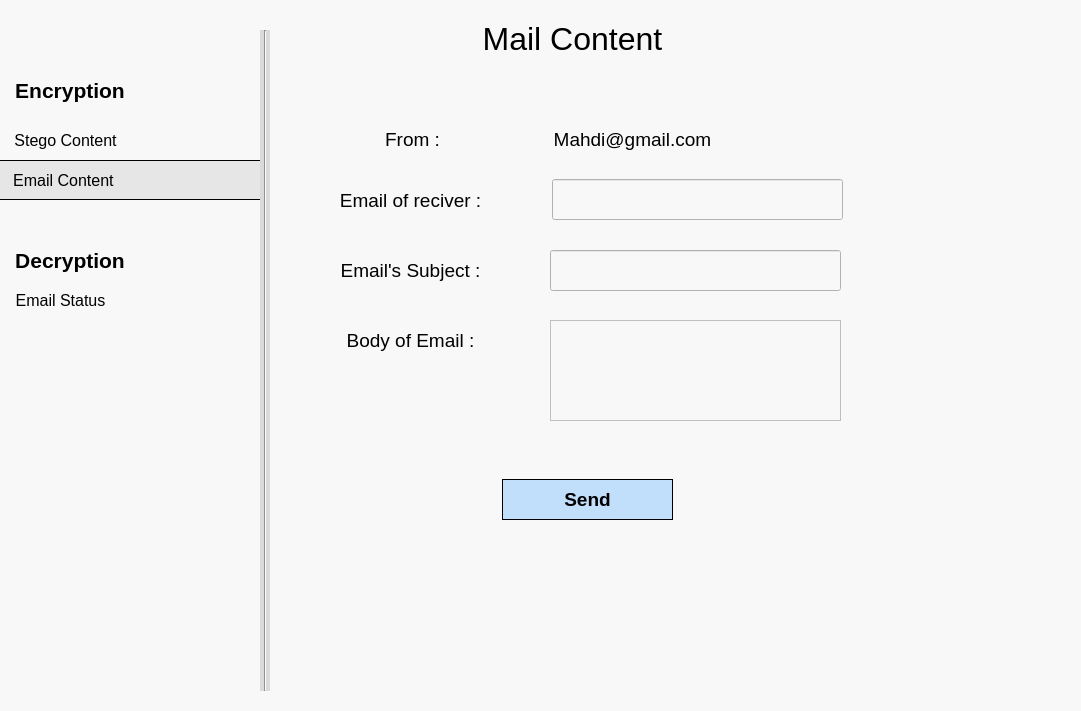
<?xml version="1.0" encoding="UTF-8"?>
<ui version="4.0">
 <class>Dialog</class>
 <widget class="QDialog" name="Dialog">
  <property name="geometry">
   <rect>
    <x>0</x>
    <y>0</y>
    <width>1081</width>
    <height>711</height>
   </rect>
  </property>
  <property name="windowTitle">
   <string>Dialog</string>
  </property>
  <property name="whatsThis">
   <string/>
  </property>
  <property name="styleSheet">
   <string notr="true">background-color: rgb(248, 248, 248);</string>
  </property>
  <widget class="QLabel" name="label">
   <property name="geometry">
    <rect>
     <x>310</x>
     <y>180</y>
     <width>201</width>
     <height>41</height>
    </rect>
   </property>
   <property name="text">
    <string>&lt;html&gt;&lt;head/&gt;&lt;body&gt;&lt;p align=&quot;center&quot;&gt;&lt;span style=&quot; font-size:14pt; color:#000000;&quot;&gt;Email of reciver :&lt;/span&gt;&lt;/p&gt;&lt;/body&gt;&lt;/html&gt;</string>
   </property>
  </widget>
  <widget class="QLabel" name="label_2">
   <property name="geometry">
    <rect>
     <x>310</x>
     <y>250</y>
     <width>201</width>
     <height>41</height>
    </rect>
   </property>
   <property name="text">
    <string>&lt;html&gt;&lt;head/&gt;&lt;body&gt;&lt;p align=&quot;center&quot;&gt;&lt;span style=&quot; font-size:14pt; color:#000000;&quot;&gt;Email's Subject :&lt;/span&gt;&lt;/p&gt;&lt;/body&gt;&lt;/html&gt;</string>
   </property>
  </widget>
  <widget class="QLabel" name="label_3">
   <property name="geometry">
    <rect>
     <x>310</x>
     <y>320</y>
     <width>201</width>
     <height>41</height>
    </rect>
   </property>
   <property name="text">
    <string>&lt;html&gt;&lt;head/&gt;&lt;body&gt;&lt;p align=&quot;center&quot;&gt;&lt;span style=&quot; font-size:14pt; color:#000000;&quot;&gt;Body of Email :&lt;/span&gt;&lt;/p&gt;&lt;/body&gt;&lt;/html&gt;</string>
   </property>
  </widget>
  <widget class="QLineEdit" name="ReciverEmail_lineEdit">
   <property name="geometry">
    <rect>
     <x>552</x>
     <y>179</y>
     <width>291</width>
     <height>41</height>
    </rect>
   </property>
   <property name="styleSheet">
    <string notr="true">background-color: rgb(248, 248, 248);</string>
   </property>
  </widget>
  <widget class="QLineEdit" name="EmailSubject_lineEdit">
   <property name="geometry">
    <rect>
     <x>550</x>
     <y>250</y>
     <width>291</width>
     <height>41</height>
    </rect>
   </property>
   <property name="styleSheet">
    <string notr="true">background-color: rgb(248, 248, 248);</string>
   </property>
  </widget>
  <widget class="QTextEdit" name="BodyOfEmail_textEdit">
   <property name="geometry">
    <rect>
     <x>550</x>
     <y>320</y>
     <width>291</width>
     <height>101</height>
    </rect>
   </property>
   <property name="styleSheet">
    <string notr="true">background-color: rgb(248, 248, 248);</string>
   </property>
  </widget>
  <widget class="QPushButton" name="SendMailContent_pushButton">
   <property name="geometry">
    <rect>
     <x>502</x>
     <y>479</y>
     <width>171</width>
     <height>41</height>
    </rect>
   </property>
   <property name="font">
    <font>
     <pointsize>14</pointsize>
     <weight>75</weight>
     <bold>true</bold>
    </font>
   </property>
   <property name="styleSheet">
    <string notr="true">border: 0.5px solid #000000;
background-color: rgb(138, 198, 253,0.5);</string>
   </property>
   <property name="text">
    <string>Send</string>
   </property>
  </widget>
  <widget class="QLabel" name="label_4">
   <property name="geometry">
    <rect>
     <x>312</x>
     <y>119</y>
     <width>201</width>
     <height>41</height>
    </rect>
   </property>
   <property name="text">
    <string>&lt;html&gt;&lt;head/&gt;&lt;body&gt;&lt;p align=&quot;center&quot;&gt;&lt;span style=&quot; font-size:14pt; color:#000000;&quot;&gt;From :&lt;/span&gt;&lt;/p&gt;&lt;/body&gt;&lt;/html&gt;</string>
   </property>
  </widget>
  <widget class="QLabel" name="label_5">
   <property name="geometry">
    <rect>
     <x>532</x>
     <y>119</y>
     <width>201</width>
     <height>41</height>
    </rect>
   </property>
   <property name="text">
    <string>&lt;html&gt;&lt;head/&gt;&lt;body&gt;&lt;p align=&quot;center&quot;&gt;&lt;span style=&quot; font-size:14pt; color:#000000;&quot;&gt;Mahdi@gmail.com&lt;/span&gt;&lt;/p&gt;&lt;/body&gt;&lt;/html&gt;</string>
   </property>
  </widget>
  <widget class="QLabel" name="label_6">
   <property name="geometry">
    <rect>
     <x>472</x>
     <y>19</y>
     <width>201</width>
     <height>41</height>
    </rect>
   </property>
   <property name="text">
    <string>&lt;html&gt;&lt;head/&gt;&lt;body&gt;&lt;p align=&quot;center&quot;&gt;&lt;span style=&quot; font-size:24pt; color:#000000;&quot;&gt;Mail Content&lt;/span&gt;&lt;/p&gt;&lt;/body&gt;&lt;/html&gt;</string>
   </property>
  </widget>
  <widget class="QPushButton" name="Decryption_pushButton">
   <property name="geometry">
    <rect>
     <x>10</x>
     <y>240</y>
     <width>120</width>
     <height>40</height>
    </rect>
   </property>
   <property name="font">
    <font>
     <pointsize>16</pointsize>
     <weight>75</weight>
     <bold>true</bold>
    </font>
   </property>
   <property name="styleSheet">
    <string notr="true">color:black;
box-shadow: none;
border-style:flat;
text-align: center;
</string>
   </property>
   <property name="text">
    <string>Decryption</string>
   </property>
  </widget>
  <widget class="QPushButton" name="stegoContentButton">
   <property name="geometry">
    <rect>
     <x>10</x>
     <y>120</y>
     <width>111</width>
     <height>40</height>
    </rect>
   </property>
   <property name="font">
    <font>
     <pointsize>12</pointsize>
     <weight>50</weight>
     <bold>false</bold>
    </font>
   </property>
   <property name="styleSheet">
    <string notr="true">color:black;
box-shadow: none;
border-style:flat;
text-align: center;
</string>
   </property>
   <property name="text">
    <string>Stego Content</string>
   </property>
  </widget>
  <widget class="QPushButton" name="emailContentButton">
   <property name="geometry">
    <rect>
     <x>-10</x>
     <y>160</y>
     <width>271</width>
     <height>40</height>
    </rect>
   </property>
   <property name="font">
    <font>
     <pointsize>12</pointsize>
     <weight>50</weight>
     <bold>false</bold>
    </font>
   </property>
   <property name="styleSheet">
    <string notr="true">color:black;
box-shadow: none;
border-style:flat;
text-align: left;
border: 0.5px solid #000000;
background-color: rgb(230, 230, 230);</string>
   </property>
   <property name="text">
    <string>     Email Content</string>
   </property>
  </widget>
  <widget class="QPushButton" name="pushButton_3">
   <property name="geometry">
    <rect>
     <x>10</x>
     <y>70</y>
     <width>120</width>
     <height>40</height>
    </rect>
   </property>
   <property name="font">
    <font>
     <pointsize>16</pointsize>
     <weight>75</weight>
     <bold>true</bold>
    </font>
   </property>
   <property name="styleSheet">
    <string notr="true">color:black;
box-shadow: none;
border-style:flat;
text-align: center;
</string>
   </property>
   <property name="text">
    <string>Encryption</string>
   </property>
  </widget>
  <widget class="QPushButton" name="EmailStatusButton">
   <property name="geometry">
    <rect>
     <x>10</x>
     <y>280</y>
     <width>101</width>
     <height>40</height>
    </rect>
   </property>
   <property name="font">
    <font>
     <pointsize>12</pointsize>
     <weight>50</weight>
     <bold>false</bold>
    </font>
   </property>
   <property name="styleSheet">
    <string notr="true">color:black;
box-shadow: none;
border-style:flat;
text-align: center;
</string>
   </property>
   <property name="text">
    <string>Email Status</string>
   </property>
  </widget>
  <widget class="Line" name="line_2">
   <property name="geometry">
    <rect>
     <x>260</x>
     <y>30</y>
     <width>10</width>
     <height>661</height>
    </rect>
   </property>
   <property name="styleSheet">
    <string notr="true">background-color: rgb(218, 218, 218);</string>
   </property>
   <property name="orientation">
    <enum>Qt::Vertical</enum>
   </property>
  </widget>
 </widget>
 <resources/>
 <connections/>
</ui>
